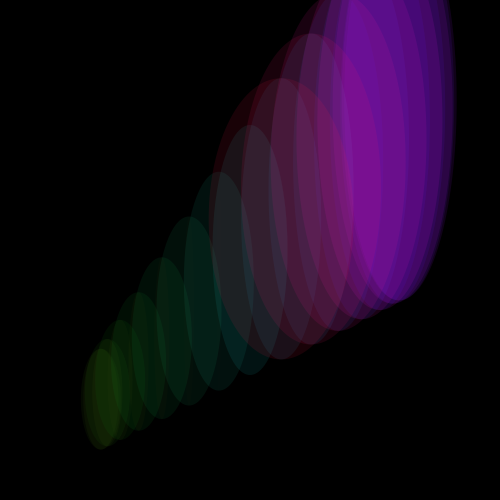
Frame 1 (no input)
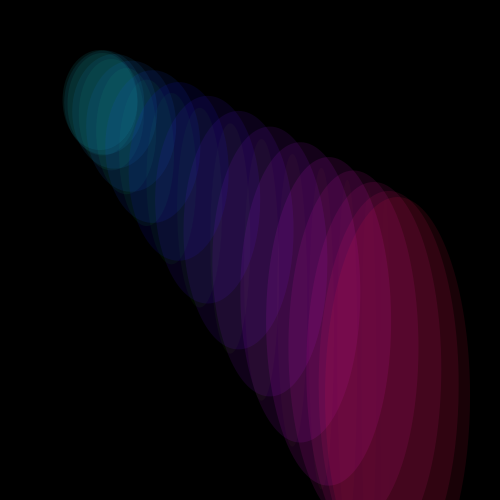
Frame 60 (the mouse pressed at the canvas centre just before this capture)
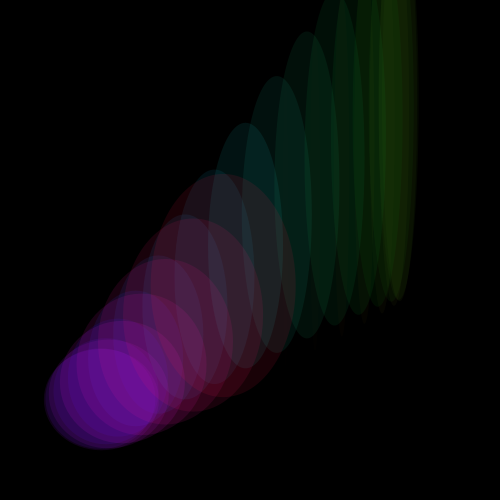
Frame 120 (the mouse held since frame 60 and released just before this capture)

The Processing sketch that drew these frames (run headless with seeded random() and noise(); from frame 60 on, the mouse is pressed at the canvas centre):

// Processing sketch: processing_186226
// ── processing_186226.pde

float theta,sz;
int num = 150, min=40, max=100;
 
void setup() {
  size(500, 500);
  colorMode(HSB, num,100,100);
}
 
 
void draw() {
  background(0);
  stroke(255,100);
  fill(255,5);
    for (int i=0; i<num; i=i+5) {
    fill(i,90,i,25);
    float offSet = TWO_PI/num*i;
    float y = map(sin(theta+offSet), -1, 1, height*.2, height*.8);
    float x = map(sin(theta-offSet), -1, 1, width*.2, width*.8);
    float sz = map(sin(theta*1+offSet*255), -1, 1, min, max);
 
    ellipse(x, y, i, x);
  }
  theta += 0.0523/2;
}
